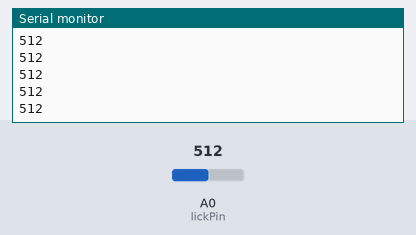
A sketch run on a simulated Arduino Uno, built with avr-gcc and run on an emulated ATmega328P. On the bench: the last lines printed to the serial monitor. The test bench sets the inputs (shaded band); at power-on: A0 (lickPin) = 512.

Above: at 1.2 s.
1.3 s: A0 (lickPin) set to 716
At 1.9 s:
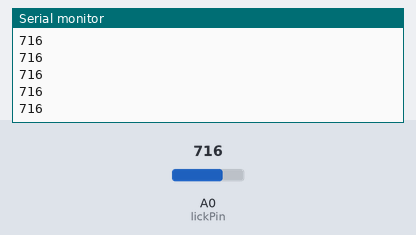
2.8 s: A0 (lickPin) set to 900
At 3.4 s:
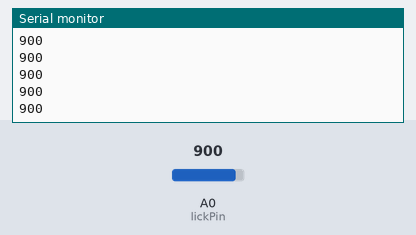
Timing chart, 0 to 5.8 s (numbered marks = the images above; inputs shaded):
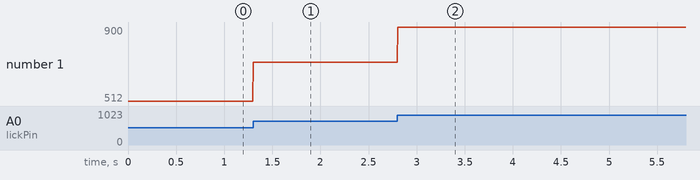

Measured:
- after the input at 1.3 s, the serial monitor: prints a new line at once (image 1)
- after the input at 2.8 s, the serial monitor: prints a new line at once (image 2)
- plotted number 1: 512 → 716 after the input at 1.3 s, 716 → 900 after the input at 2.8 s

The sketch:

LickingSpout.ino
```cpp
const int lickPin = A0;

void setup() {
  Serial.begin(115200);
}

void loop() {
  int val = analogRead(lickPin);  // 0–1023
  Serial.println(val);
  delay(5);                       // 200 Hz → largement suffisant
}
```
